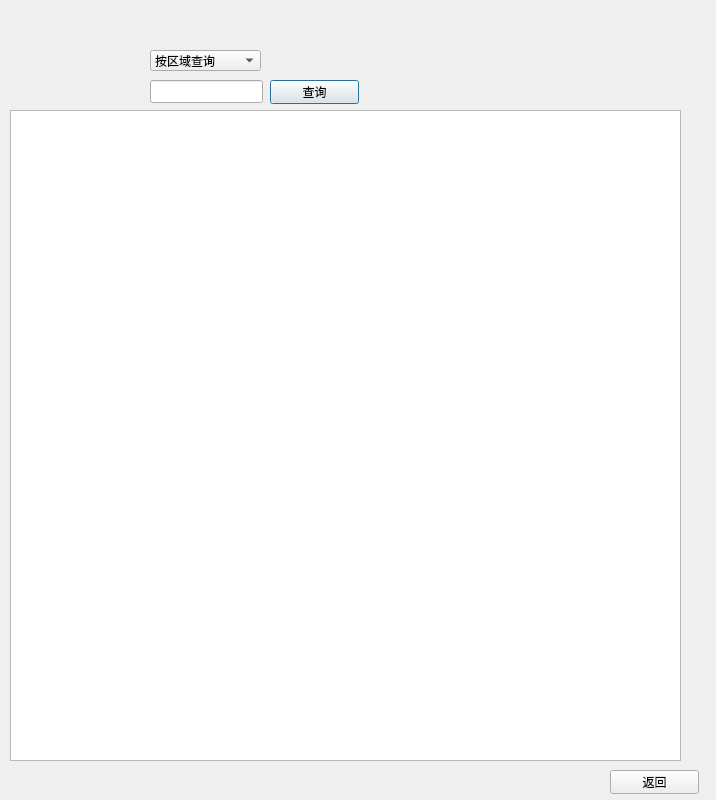
<?xml version="1.0" encoding="UTF-8"?>
<ui version="4.0">
 <class>Search</class>
 <widget class="QDialog" name="Search">
  <property name="geometry">
   <rect>
    <x>0</x>
    <y>0</y>
    <width>716</width>
    <height>800</height>
   </rect>
  </property>
  <property name="windowTitle">
   <string>Dialog</string>
  </property>
  <widget class="QPushButton" name="pushButton">
   <property name="geometry">
    <rect>
     <x>270</x>
     <y>80</y>
     <width>89</width>
     <height>24</height>
    </rect>
   </property>
   <property name="text">
    <string>查询</string>
   </property>
  </widget>
  <widget class="QComboBox" name="searchselect">
   <property name="geometry">
    <rect>
     <x>150</x>
     <y>50</y>
     <width>111</width>
     <height>21</height>
    </rect>
   </property>
   <item>
    <property name="text">
     <string>按区域查询</string>
    </property>
   </item>
   <item>
    <property name="text">
     <string>按名称查询</string>
    </property>
   </item>
   <item>
    <property name="text">
     <string>按活动查询</string>
    </property>
   </item>
  </widget>
  <widget class="QLineEdit" name="input">
   <property name="geometry">
    <rect>
     <x>150</x>
     <y>80</y>
     <width>113</width>
     <height>23</height>
    </rect>
   </property>
  </widget>
  <widget class="QTableView" name="tableView">
   <property name="geometry">
    <rect>
     <x>10</x>
     <y>110</y>
     <width>671</width>
     <height>651</height>
    </rect>
   </property>
  </widget>
  <widget class="QPushButton" name="backbtn">
   <property name="geometry">
    <rect>
     <x>610</x>
     <y>770</y>
     <width>89</width>
     <height>24</height>
    </rect>
   </property>
   <property name="text">
    <string>返回</string>
   </property>
  </widget>
 </widget>
 <resources/>
 <connections/>
</ui>
